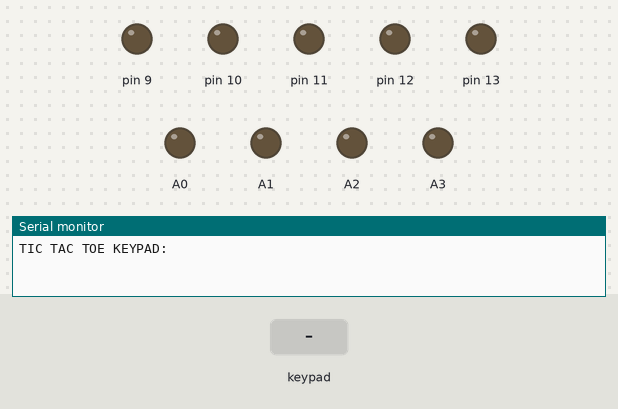
Simulated run of this sketch. Board: Arduino Uno, built with avr-gcc and run on an emulated ATmega328P. Shown: output pins drawn as LEDs (lit = HIGH), the last lines printed to the serial monitor. Inputs (shaded band) come from the test bench. At 10.7 s the program stops and its outputs stay as they are.

Above: at 1.2 s.
1.3 s: keypad keys 2 3 4 5 pressed 0.4 s apart
At 5.0 s:
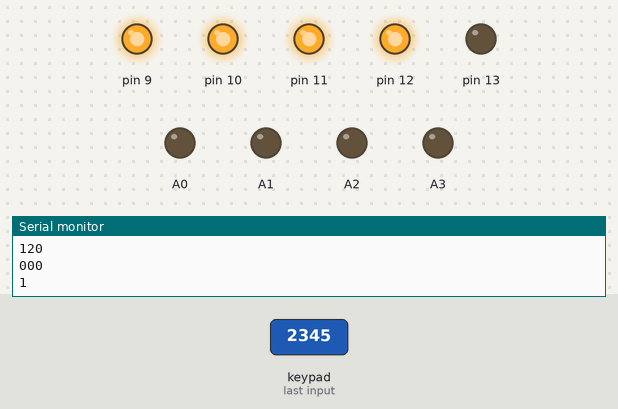
5.4 s: key '1' pressed
At 7.0 s:
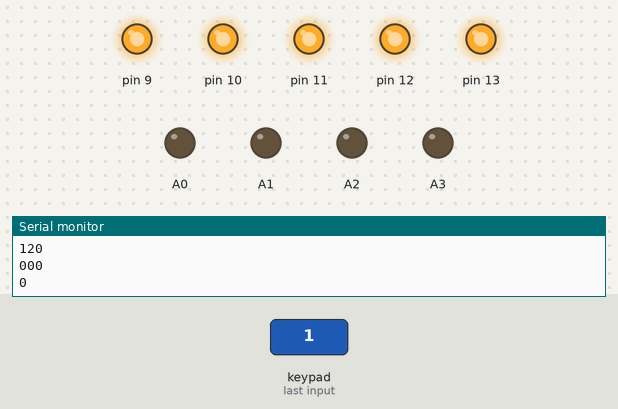
7.5 s: key '6' pressed
At 9.0 s:
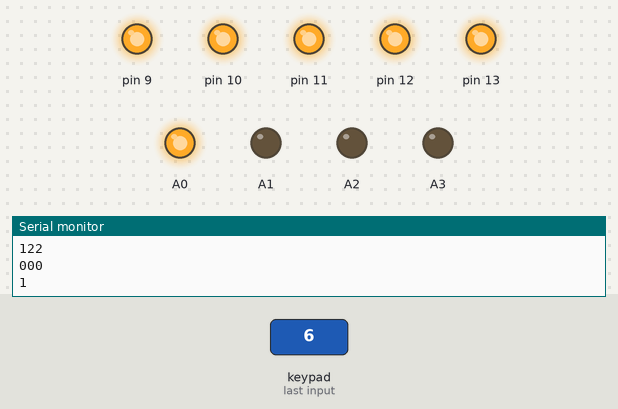
9.6 s: keypad keys 6 7 8 pressed 0.4 s apart
At 11.7 s:
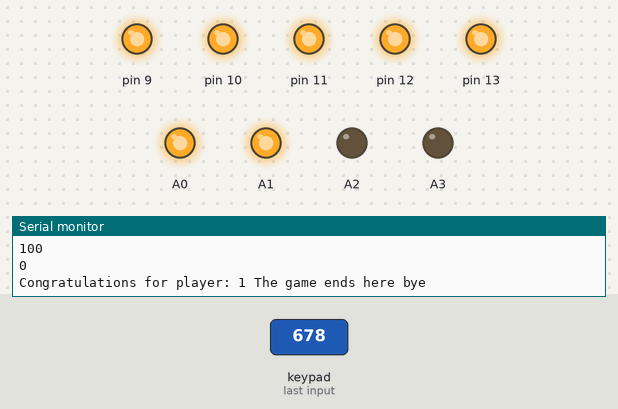
Timing chart, 0 to 12.2 s (numbered marks = the images above; inputs shaded):
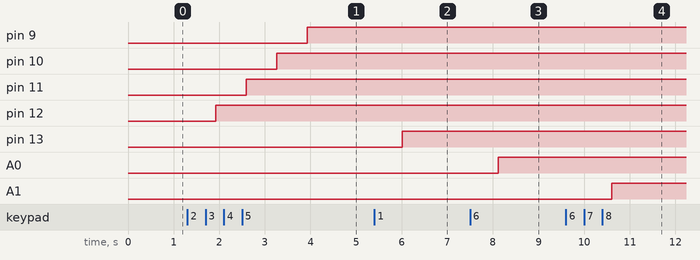

The sketch:

Documentatie_Tic_Tac_Toe__arduino_.ino
```cpp
#include <Keypad.h>

const byte ROWS = 4; //four rows
const byte COLS = 3; //three columns
char keys[ROWS][COLS] = {
  {'1', '2', '3'},
  {'4', '5', '6'},
  {'7', '8', '9'},
  {'*', '0', '#'}
};

byte rowPins[ROWS] = {2, 3, 4, 5}; //connect to the row pinouts of the keypad
byte colPins[COLS] = {6, 7, 8}; //connect to the column pinouts of the keypad

Keypad keypad = Keypad( makeKeymap(keys), rowPins, colPins, ROWS, COLS );

void setup() {
  // Robojax 4x3 keypad test
  Serial.begin(9600);
  Serial.println("TIC TAC TOE KEYPAD:");
  pinMode(13,OUTPUT);
  pinMode(12,OUTPUT);
  pinMode(11,OUTPUT);
  pinMode(10,OUTPUT);
  pinMode(9,OUTPUT);
  pinMode(A0, OUTPUT);
  pinMode(A1, OUTPUT);
  pinMode(A2, OUTPUT);
  pinMode(A3, OUTPUT);
}

int positions[3][3] = {{ 0 , 0 , 0} , {0,0,0} , {0,0,0}};

/*
void printInit(){
    String grid1 =("_________________________________________\n|            |            |             |\n|            |            |             |\n|            |            |             |\n|            |            |             |\n|____________|____________|_____________|\n");
    String grid2 = ("|            |            |             |\n|            |            |             |\n|            |            |             |\n|            |            |             |\n|____________|____________|_____________|\n");
    String grid3 = ("|            |            |             |\n|            |            |             |\n|            |            |             |\n|            |            |             |\n|____________|____________|_____________|");

    Serial.print(grid1);
    Serial.print(grid2);
    Serial.println(grid3);
}
*/

/*
 * Algoritm minimax:
 *
 */


void printInit(int matrix[3][3])
{
  int i,j;

  char grid[16][41];

  strcpy(grid[0], "_____________________________________");

  //careu1:

  for(i=1;i<5;i++)
    {for(j=0;j<38;j++)
       if(j%12==0)
        grid[i][j]='|';
       else
        grid[i][j]=' ';
    }

  for(j=0;j<37;j++)
       if(j%12==0)
        grid[i][j]='|';
       else
        grid[i][j]='_';

  //careu2:

  for(i=6;i<10;i++)
    {for(j=0;j<38;j++)
       if(j%12==0)
        grid[i][j]='|';
       else
        grid[i][j]=' ';
    }

  for(j=0;j<37;j++)
       if(j%12==0)
        grid[i][j]='|';
       else
        grid[i][j]='_';

   //careu3:

   for(i=11;i<15;i++)
    {for(j=0;j<38;j++)
       if(j%12==0)
        grid[i][j]='|';
       else
        grid[i][j]=' ';
    }

  for(j=0;j<37;j++)
       if(j%12==0)
        grid[i][j]='|';
       else
        grid[i][j]='_';

/*
  grid[1][1] = '0';
  grid[2][3] ='0';
  grid[3][5] ='0';
  grid[4][7] ='0';
  grid[5][9] ='0';

  grid[1][9] = '0';
  grid[2][7] ='0';
  grid[3][5] ='0';
  grid[4][3] ='0';
  grid[5][1] ='0';

  grid[1][18]= '0';
  grid[2][15] ='0';
  grid[2][21] ='0';
  grid[3][14] ='0';
  grid[3][22] ='0';
  grid[4][15] ='0';
  grid[4][21] ='0';
  grid[5][18] ='0';
*/

// 1 = X , 2 = O


  if(matrix[0][0]==1){

  grid[1][1] ='0';
  grid[2][3] ='0';
  grid[3][5] ='0';
  grid[4][7] ='0';
  grid[5][9] ='0';

  grid[1][9] = '0';
  grid[2][7] ='0';
  grid[3][5] ='0';
  grid[4][3] ='0';
  grid[5][1] ='0';

  }else if(matrix[0][0]==2)
  {
    grid[1][6]= '0';
    grid[2][3] ='0';
    grid[2][9] ='0';
    grid[3][10] ='0';
    grid[3][2] ='0';
    grid[4][9] ='0';
    grid[4][3] ='0';
    grid[5][6] ='0';

  }

 if(matrix[0][1]==1){

  grid[1][13] ='0';
  grid[2][15] ='0';
  grid[3][17] ='0';
  grid[4][19] ='0';
  grid[5][21] ='0';

  grid[1][21] = '0';
  grid[2][19] ='0';
  grid[3][17] ='0';
  grid[4][15] ='0';
  grid[5][13] ='0';

  }else if(matrix[0][1]==2)
  {
    grid[1][18]= '0';
    grid[2][15] ='0';
    grid[2][21] ='0';
    grid[3][14] ='0';
    grid[3][22] ='0';
    grid[4][15] ='0';
    grid[4][21] ='0';
    grid[5][18] ='0';

  }

  if(matrix[0][2]==1){

  grid[1][25] ='0';
  grid[2][27] ='0';
  grid[3][29] ='0';
  grid[4][31] ='0';
  grid[5][33] ='0';

  grid[1][33] = '0';
  grid[2][31] ='0';
  grid[3][29] ='0';
  grid[4][27] ='0';
  grid[5][25] ='0';

  }else if(matrix[0][2]==2)
  {
    grid[1][30]= '0';
    grid[2][33] ='0';
    grid[2][27] ='0';
    grid[3][34] ='0';
    grid[3][26] ='0';
    grid[4][27] ='0';
    grid[4][33] ='0';
    grid[5][30] ='0';

  }
//-------------------- gata prima linie -------------------


  if(matrix[1][0]==1){

  grid[6][1] ='0';
  grid[7][3] ='0';
  grid[8][5] ='0';
  grid[9][7] ='0';
  grid[10][9] ='0';

  grid[6][9] = '0';
  grid[7][7] ='0';
  grid[8][5] ='0';
  grid[9][3] ='0';
  grid[10][1] ='0';

  }else if(matrix[1][0]==2)
  {
    grid[6][6]= '0';
    grid[7][3] ='0';
    grid[7][9] ='0';
    grid[8][10] ='0';
    grid[8][2] ='0';
    grid[9][9] ='0';
    grid[9][3] ='0';
    grid[10][6] ='0';

  }

 if(matrix[1][1]==1){

  grid[6][13] ='0';
  grid[7][15] ='0';
  grid[8][17] ='0';
  grid[9][19] ='0';
  grid[10][21] ='0';

  grid[6][21] = '0';
  grid[7][19] ='0';
  grid[8][17] ='0';
  grid[9][15] ='0';
  grid[10][13] ='0';

  }else if(matrix[1][1]==2)
  {
    grid[6][18]= '0';
    grid[7][15] ='0';
    grid[7][21] ='0';
    grid[8][14] ='0';
    grid[8][22] ='0';
    grid[9][15] ='0';
    grid[9][21] ='0';
    grid[10][18] ='0';

  }

  if(matrix[1][2]==1){

  grid[6][25] ='0';
  grid[7][27] ='0';
  grid[8][29] ='0';
  grid[9][31] ='0';
  grid[10][33] ='0';

  grid[6][33] = '0';
  grid[7][31] ='0';
  grid[8][29] ='0';
  grid[9][27] ='0';
  grid[10][25] ='0';

  }else if(matrix[1][2]==2)
  {
    grid[6][30]= '0';
    grid[7][33] ='0';
    grid[7][27] ='0';
    grid[8][34] ='0';
    grid[8][26] ='0';
    grid[9][27] ='0';
    grid[9][33] ='0';
    grid[10][30] ='0';

  }

//------------------------- gata a doua linie---------

if(matrix[2][0]==1){

  grid[11][1] ='0';
  grid[12][3] ='0';
  grid[13][5] ='0';
  grid[14][7] ='0';
  grid[15][9] ='0';

  grid[11][9] = '0';
  grid[12][7] ='0';
  grid[13][5] ='0';
  grid[14][3] ='0';
  grid[15][1] ='0';

  }else if(matrix[2][0]==2)
  {
    grid[11][6]= '0';
    grid[12][3] ='0';
    grid[12][9] ='0';
    grid[13][10] ='0';
    grid[13][2] ='0';
    grid[14][9] ='0';
    grid[14][3] ='0';
    grid[15][6] ='0';

  }

 if(matrix[2][1]==1){

  grid[11][13] ='0';
  grid[12][15] ='0';
  grid[13][17] ='0';
  grid[14][19] ='0';
  grid[15][21] ='0';

  grid[11][21] = '0';
  grid[12][19] ='0';
  grid[13][17] ='0';
  grid[14][15] ='0';
  grid[15][13] ='0';

  }else if(matrix[2][1]==2)
  {
    grid[11][18]= '0';
    grid[12][15] ='0';
    grid[12][21] ='0';
    grid[13][14] ='0';
    grid[13][22] ='0';
    grid[14][15] ='0';
    grid[14][21] ='0';
    grid[15][18] ='0';

  }

  if(matrix[2][2]==1){

  grid[11][25] ='0';
  grid[12][27] ='0';
  grid[13][29] ='0';
  grid[14][31] ='0';
  grid[15][33] ='0';

  grid[11][33] = '0';
  grid[12][31] ='0';
  grid[13][29] ='0';
  grid[14][27] ='0';
  grid[15][25] ='0';

  }else if(matrix[2][2]==2)
  {
    grid[11][30]= '0';
    grid[12][33] ='0';
    grid[12][27] ='0';
    grid[13][34] ='0';
    grid[13][26] ='0';
    grid[14][27] ='0';
    grid[14][33] ='0';
    grid[15][30] ='0';

  }

  // ------------- gata si a 3-a


 for(i=0;i<=15;i++)
   {for(j=0;j<37;j++)
      Serial.print(grid[i][j]);
    Serial.println();
   }
}


int checkForWinner(){

    //check for 0-player :

    // verificare pe verticala
    if (positions[0][0] == 1 && positions[1][0] == 1 && positions[2][0] == 1)
          return 1;

    if (positions[0][1] == 1 && positions[1][1] == 1 && positions[2][1] == 1)
          return 1;

    if (positions[0][2] == 1 && positions[1][2] == 1 && positions[2][2] == 1)
          return 1;

     // verificare pe orizontala:
    if (positions[0][0] == 1 && positions[0][1] == 1 && positions[0][2] == 1)
          return 1;

    if (positions[1][0] == 1 && positions[1][1] == 1 && positions[1][2] == 1)
          return 1;

    if (positions[2][0] == 1 && positions[2][1] == 1 && positions[2][2] == 1)
          return 1;

    //verificare in x , adica diagonal

    if (positions[0][0] == 1 && positions[1][1] == 1 && positions[2][2] == 1)
          return 1;

    if (positions[0][2] == 1 && positions[1][1] == 1 && positions[2][0] == 1)
          return 1;

    //---------------------------- final verificare pentru 0------------------


    //check for 1-player :

    // verificare pe verticala
    if (positions[0][0] == 2 && positions[1][0] == 2 && positions[2][0] == 2)
          return 2;

    if (positions[0][1] == 2 && positions[1][1] == 2 && positions[2][1] == 2)
          return 2;

    if (positions[0][2] == 2 && positions[1][2] == 2 && positions[2][2] == 2)
          return 2;

     // verificare pe orizontala:
    if (positions[0][0] == 2 && positions[0][1] == 2 && positions[0][2] == 2)
          return 2;

    if (positions[1][0] == 2 && positions[1][1] == 2 && positions[1][2] == 2)
          return 2;

    if (positions[2][0] == 2 && positions[2][1] == 2 && positions[2][2] == 2)
          return 2;

    //verificare in x , adica diagonal

    if (positions[0][0] == 2 && positions[1][1] == 2 && positions[2][2] == 2)
          return 2;

    if (positions[0][2] == 2 && positions[1][1] == 2 && positions[2][0] == 2)
          return 2;

    //---------------------------- final verificare pentru 1------------------

    bool empty = false;

          for(int i=0;i<3;i++)
            for(int j=0;j<3;j++)
                if(positions[i][j] == 0)
                  empty = true;

    if(empty==true)
      return 0;
    else
      return -1;
}


void printMatrix(){

  for(int i=0;i<3;i++)
    {
      for(int j=0;j<3;j++)
        Serial.print(positions[i][j]);
      Serial.println();
    }

}

void turnOn(int mat[3][3]){

  if(mat[0][0]!=0)
  digitalWrite(13,HIGH);

  if(mat[0][1]!=0)
  digitalWrite(12,HIGH);

  if(mat[0][2]!=0)
  digitalWrite(11,HIGH);

  if(mat[1][0]!=0)
  digitalWrite(10,HIGH);

  if(mat[1][1]!=0)
  digitalWrite(9,HIGH);

  if(mat[1][2]!=0)
  digitalWrite(A0,HIGH);

  if(mat[2][0]!=0)
  digitalWrite(A1,HIGH);

  if(mat[2][1]!=0)
  digitalWrite(A2,HIGH);

  if(mat[2][2]!=0)
  digitalWrite(A3,HIGH);

}

int cnt = 0;
int turn = 0;
void loop() {


  // keypad test
  char key = keypad.getKey();
  // just print the pressed key

  if (key &&(key >='1' && key <= '9')) {

    int value=(int)key - 48;
    int linie,coloana;

    switch(value){

      case 1: linie =0 ; coloana = 0; break;
      case 2: linie =0 ; coloana = 1; break;
      case 3: linie =0 ; coloana = 2; break;
      case 4: linie =1 ; coloana = 0; break;
      case 5: linie =1 ; coloana = 1; break;
      case 6: linie =1 ; coloana = 2; break;
      case 7: linie =2 ; coloana = 0; break;
      case 8: linie =2 ; coloana = 1; break;
      case 9: linie =2 ; coloana = 2; break;

      default : break;
    }

    if(positions[linie][coloana] == 0)
     {
        if(turn == 0)
          positions[linie][coloana] = 1;
        else
          positions[linie][coloana] = 2;

        Serial.println(key);
        printInit(positions);
        printMatrix();

        ++cnt;

        Serial.println(turn);
        turn = 1-turn;


        //turn on the led:

        turnOn(positions);


        int win = checkForWinner();
        if(win==1 || win ==2){
          Serial.print("Congratulations for player: ");
          Serial.print(win);
          Serial.print(" ");
          Serial.println("The game ends here bye");
          Serial.flush();
          exit(0);
        }else
        if(win== -1){
          Serial.println("Congratulations for player: 1 and 2 result is tie , game ends here bye!");
        }

         if(cnt == 11)
          exit(0);


     }
  }
  // this checkes if 4 is pressed, then do something. Here  we print the text but you can control something.
  //if (key == '4') {
    // if key matches what you are looking for
 //   Serial.println("Key 4 is pressed");
 // }

}
```

Measured:
- after the input at 1.3 s, pin 9: LOW → HIGH after 2.6 s; pin 10: LOW → HIGH after 2.0 s; pin 11: LOW → HIGH after 1.3 s; pin 12: LOW → HIGH after 0.62 s
- after the input at 5.4 s, pin 13: LOW → HIGH after 0.61 s
- after the input at 7.5 s, A0: LOW → HIGH after 0.62 s
- after the input at 9.6 s, A1: LOW → HIGH after 1.0 s
